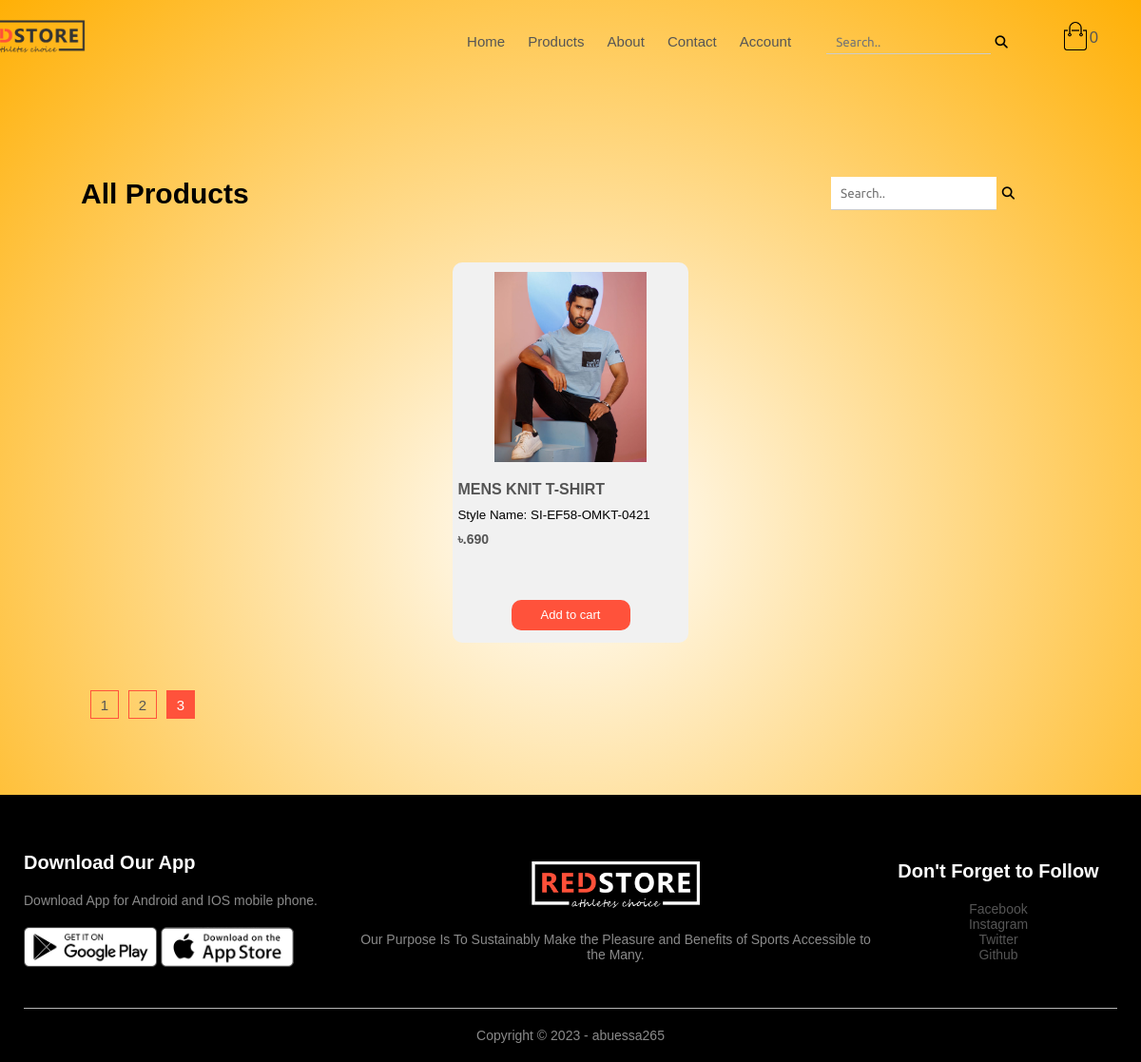
Screenshot of /E-Commerce/products.php?section=3 with the database file from the repository.
### tables this page shows
CREATE TABLE `product` (
  `p_id` int(255) NOT NULL,
  `section` int(11) DEFAULT NULL,
  `p_name` varchar(255) DEFAULT NULL,
  `p_details` varchar(255) DEFAULT NULL,
  `p_colour` varchar(255) DEFAULT NULL,
  `p_ctag` varchar(255) DEFAULT NULL,
  `p_sub_ctag` varchar(255) DEFAULT NULL,
  `p_price` int(255) DEFAULT NULL,
  `p_quantity` int(255) DEFAULT NULL,
  `p_date` date DEFAULT NULL,
  `p_img1` varchar(255) DEFAULT NULL,
  `p_img2` varchar(255) DEFAULT NULL,
  `p_img3` varchar(255) DEFAULT NULL,
  `p_img4` varchar(255) DEFAULT NULL,
  `p_keyword` varchar(255) DEFAULT NULL
);

### E-Commerce/common_function.php (called while the page is built, shortened)
<?php
include('const/connection.php');
function count_all_product()
{
  global $con;
  $sql = "select * from product";
  $res = mysqli_query($con, $sql);
  $count = mysqli_num_rows($res);
  return ceil($count / 12);
}

### E-Commerce/products.php (the view, shortened to what this page needs)
<?php
include('common_function.php');
?>
<!DOCTYPE html>
<html lang="en">
<head>
  <link rel="stylesheet" href="CSS/style.css" />
  <link rel="stylesheet" href="https://cdn.jsdelivr.net/npm/@fortawesome/fontawesome-free@6.1.2/css/fontawesome.min.css" />
</head>
<body>
  <?php include('const/header.php'); ?>
  <div class="small-container">
    <div class="row row-2">
      <h2>All Products</h2>
      <div class="search-container">
        <form action="search_product.php" method="get" style="width: 85% !important">
          <input class="search" type="text" placeholder="Search.." name="search">
          <button class="search_btn" type="submit" name="submit"><i class="fa fa-search"></i></button>
        </form>
      </div>
    </div>
    <div class="row">
      <?php
      if (isset($_GET['section'])) {
        $section = $_GET['section'];
        $sql = "select * from `product` where section = '$section' order by rand() limit 12 ";
        $res = mysqli_query($con, $sql);
        while ($row = mysqli_fetch_array($res)) {
          $id = $row['p_id'];
          $product_name = $row['p_name'];
          $product_image = $row['p_img1'];
          $product_details = $row['p_details'];
          $product_price = $row['p_price'];
          echo '<div class="col-4" style="background:#F1F1F1; border-radius:10px">
                      <center><a href="product_details.php?p_id=' . $id . '"><img class="img-thumbnail" style="background:#F1F1F1;width: 200px;height: 200px;object-fit:contain; margin: 10px 10px !important" src=product_img/' . $product_image . ' /></a></center>
                      <div class="p-info">
                      <h4 style="font-weight:bold; font-size:16px; text-transform: uppercase">' . $product_name . '</h4>
                      <div class="">
                        <h6 style="font-weight:lighter;margin-top:10px">' . $product_details . '</h6>
                      </div>
                      <p>' . CURRENCY . '.' . $product_price . '</p>
                      </div>
                      <center><a href="add_to_cart.php?add_to_cart=' . $id . '" class="btn" style="margin-top:10px">Add to cart</a></center>
                    </div>';
        }
      } else {
        echo "<script>window.open('products.php?section=1','_self')</script>";
      }
      ?>
    </div>
    <?php
    $product_count = count_all_product();
    echo '<div class="page-btn">';
    for ($i = 1; $i <= $product_count; $i++) {
      if ($i > 4) {
        echo '<span>&#8594;</span>';
      } else {
        if ($i == $section) {
          echo '<a href="products.php?section=' . $i . '"><span class="active">' . $i . '</span></a>';
        } else {
          echo '<a href="products.php?section=' . $i . '"><span>' . $i . '</span></a>';
        }
      }
    }
    echo '</div>';
    ?>
  </div>
  <?php
  include('const/footer.php');
  include('const/back_to_top.php');
  ?>
</body>
</html>

### E-Commerce/CSS/style.css (style rules this page uses)
* { margin: 0; padding: 0; box-sizing: border-box; }
html { scroll-behavior: smooth; }
a { text-decoration: none; color: #555; }
p { color: #555; }
.row { display: flex; align-items: center; flex-wrap: wrap; justify-content: space-around; }
.col-4 .btn { display: inline-block; background: #ff523b; height: 32px; width: 125px; font-size: 13px; line-height: 16px; color: #fff; padding: 8px 30px; margin: 30px 0; border-radius: 10px; transition: background 0.5s; }
.btn { display: inline-block; background: #ff523b; color: #fff; padding: 8px 30px; margin: 30px 0; border-radius: 30px; transition: background 0.5s; }
.small-container { max-width: 1080px; margin: auto; padding-left: 25px; padding-right: 25px; }
.col-4 { flex-basis: 24%; height: 25rem; max-height: 25rem; min-width: 200px; margin-bottom: 50px; transition: transform 0.5s; }
.p-info { height: 120px; padding: 5px; }
.col-4 img { width: 100%; }
h4 { color: #555; font-weight: normal; }
.col-4 p { font-size: 14px; font-weight: bold; margin-top: 10px; }
.row-2 { justify-content: space-between; margin: 100px auto 50px; }
.page-btn { margin: 0 auto 80px; }
.page-btn span { display: inline-block; border: 1px solid #ff523b; margin-left: 10px; width: 30px; height: 30px; text-align: center; line-height: 30px; font-size: 15px; cursor: pointer; }
.active { background: #ff523b; color: #fff; }
form input { width: 100%; height: 35px; margin: 5px 0; padding: 0 10px; border-top: 0; border-left: 0; border-right: 0; border-bottom: 1px solid #ccc; }
form .search { width: 85%; height: 35px; margin: 5px 0; padding: 0 10px; border-top: 0; border-left: 0; border-right: 0; border-bottom: 1px solid #ccc; }
input { font-family: "Roboto Condensed", sans-serif; font-family: "Ubuntu", sans-serif; }
.search_btn { background: none; border: #fff; }
.row .col-4 img { image-resolution: auto; }

### E-Commerce/products.php (style rules this page uses)
body { background: radial-gradient(#fff, #ffb006); }

### E-Commerce/const/back_to_top.php (style rules this page uses)
body { font-family: Arial, Helvetica, sans-serif; font-size: 20px; }

### rows the page displays
product: p_img1 (picture), p_name "MENS KNIT T-SHIRT", p_details "Style Name: SI-EF58-OMKT-0421", p_price "690"

### other values shown
ItemInCart() "0"
